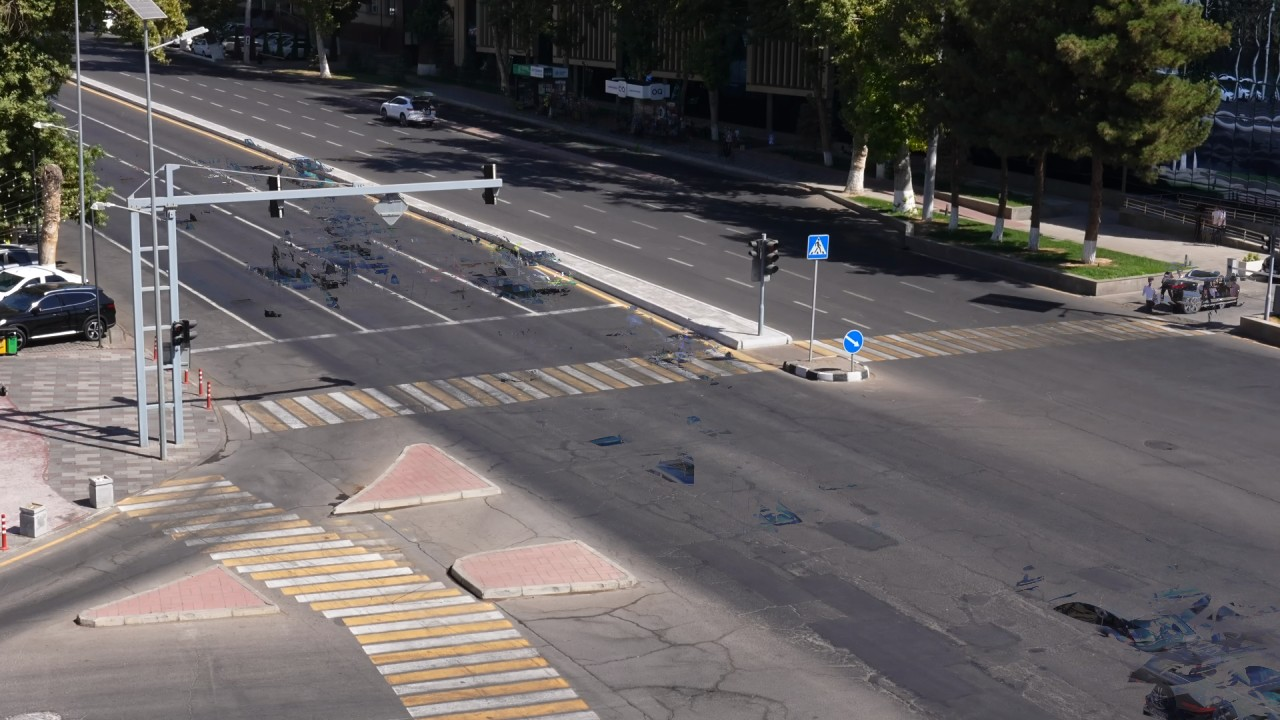
#> input picture src/trafficev/assets/ref_C3896.jpg, 1280 x 720 px
$ python -i view.py   (imports and definitions only)
#> lines starting #> are read from the running program, lines starting #| are printed output that depends on the picture
### src/trafficev/scene.py
"""Hand-measured layout of the fixed camera view (the rules' "camera.md").

The view is a T-junction seen from an elevated position looking north-west:
- west leg: a divided main road. The NEAR carriageway (below the median)
  carries inbound traffic towards the camera and ends at a stop line followed
  by the west zebra; the FAR carriageway (above the median) carries outbound
  traffic away from the camera and has a bus bay by the bus stop;
- east leg: the main road continues to the right edge, with the east zebra;
- south leg: a side road under the camera with three channelising islands
  and a long diagonal zebra.
Traffic keeps right. Polygons are measured on the C3896 4K frame (the base
view) in normalised coordinates and stored in a canonical 1920x1080 space
(see tracking.py). Recordings are framed slightly differently, so every video
is registered to the base view and ``set_view`` warps this layout into it
(see view.py). Vertices on the image border sit just outside it (-0.02 /
1.02) so a warp cannot pull a road edge into the picture.
"""
from __future__ import annotations

from dataclasses import dataclass

import numpy as np

CANON = np.array([1920.0, 1080.0])


def _poly(*pts: tuple[float, float]) -> np.ndarray:
    return np.asarray(pts, dtype=np.float64) * CANON


def _unit(dx: float, dy: float) -> np.ndarray:
    v = np.array([dx, dy]) * CANON
    return v / np.linalg.norm(v)


@dataclass(frozen=True)
class Zone:
    name: str
    poly: np.ndarray                     # (K, 2) canonical px
    direction: np.ndarray | None = None  # legal travel direction (unit), if one-way


# Drivable surface: outer boundary; holes (median, islands) are removed below.
ROAD_OUTER = _poly(
    (-0.020, 0.077), (0.0661, 0.0696), (0.3326, 0.1146), (0.4604, 0.1739), (0.6177, 0.2491), (0.6569, 0.2802),
    (0.6960, 0.3212), (0.7350, 0.3721), (0.7838, 0.4233), (0.8428, 0.4453), (0.9266, 0.4535), (0.9560, 0.4714),
    (1.020, 0.4806), (1.020, 1.020), (-0.020, 1.020),
    (-0.020, 0.7487), (0.1000, 0.6735), (0.1698, 0.6119), (0.1899, 0.5781), (0.1511, 0.4976), (0.1028, 0.3772),
    (0.0548, 0.2272), (0.0259, 0.1372), (-0.020, 0.1167),
)
MEDIAN = _poly((0.0560, 0.0909), (0.6207, 0.4585), (0.6204, 0.4910), (0.5908, 0.4899), (0.0558, 0.1166))
_SE_ISLAND_TIP = (0.4990, 0.8111)
ISLANDS = [
    MEDIAN,
    _poly((0.6154, 0.5007), (0.6844, 0.5033), (0.6842, 0.5329), (0.6151, 0.5303)),                    # keep-right sign
    _poly((0.0637, 0.8500), (0.1633, 0.7747), (0.2122, 0.8358), (0.1971, 0.8600)),                    # south-west
    _poly((0.2628, 0.7044), (0.3278, 0.6229), (0.3915, 0.6846), (0.3765, 0.6989)),                    # south, top
    _poly((0.3555, 0.7778), (0.4375, 0.7519), (0.4583, 0.7519), _SE_ISLAND_TIP, (0.4922, 0.8222),
          (0.3604, 0.8306)),                                                                          # south-east
]

# Zebras fitted to the stripe ends on a median background of C3896. The south
# zebra is fan-shaped (stripes lengthen towards the camera), hence its outline.
_CW_W_NEAR_R, _CW_W_NEAR_L = (0.6016, 0.5131), (0.1773, 0.6056)
_CW_E_NEAR_R = (0.9349, 0.4681)
CROSSWALKS = {
    "west": _poly((0.1749, 0.5611), (0.6000, 0.4811), _CW_W_NEAR_R, _CW_W_NEAR_L),
    "east": _poly((0.6198, 0.4731), (0.9323, 0.4454), _CW_E_NEAR_R, (0.6198, 0.4998)),
    "south": _poly(
        (0.0911, 0.7009), (0.1719, 0.6593), (0.2135, 0.6963), (0.2526, 0.7343), (0.3333, 0.8009),
        (0.3750, 0.8407), (0.4062, 0.8796), (0.4349, 0.9333), (0.4635, 0.9926), (0.4714, 1.0185),
        (0.3240, 1.0185), (0.3187, 0.9861), (0.3021, 0.9444), (0.2839, 0.9000), (0.2682, 0.8630),
        (0.2302, 0.8287), (0.1849, 0.7917), (0.1458, 0.7546), (0.1094, 0.7222)),
}

# Stop line of the inbound approach, fitted to the paint; vehicles cross it along INBOUND.direction.
_SL_L, _SL_R = (0.1484, 0.4862), (0.4833, 0.4237)
STOP_LINE = _poly(_SL_L, _SL_R)

# One-way carriageways of the divided west leg (wrong-way reference).
INBOUND = Zone("near_inbound", _poly(
    (-0.020, 0.1117), (0.0558, 0.1186), (0.4976, 0.4201), _SL_R, _SL_L, (0.1028, 0.3772),
    (0.0548, 0.2272), (0.0259, 0.1372)), _unit(0.0242, 0.0159))
OUTBOUND = Zone("far_outbound", _poly(
    (-0.020, 0.0772), (0.0661, 0.0696), (0.3326, 0.1146), (0.4604, 0.1739), (0.6177, 0.2491), (0.6569, 0.2802),
    (0.6962, 0.3015), (0.6207, 0.4585), (0.0560, 0.0909)), _unit(-0.0242, -0.0159))
#> further down, picture is the input picture: shape (720, 1280, 3); mean B, G, R 93.6, 93.5, 97.9
ONE_WAY = [INBOUND, OUTBOUND]

# Where inbound vehicles wait for the signal (a queue here is not "stopped_vehicle").
QUEUE_ZONE = _poly((0.0837, 0.3073), (0.3013, 0.2862), (0.4976, 0.4201), _SL_R, _SL_L)
# Between the stop line and the far edge of the west zebra: stopping here on red is "stop_line".
STOP_BOX = _poly(_SL_L, _SL_R, _CW_W_NEAR_R, _CW_W_NEAR_L)
# Junction box between the stop line / zebras.
JUNCTION = _poly(_SL_L, _SL_R, (0.6207, 0.4585), _CW_E_NEAR_R, (1.020, 0.5299),
                 (1.020, 0.7074), _SE_ISLAND_TIP, _CW_W_NEAR_L)
BUS_BAY = _poly((0.3031, 0.0986), (0.5000, 0.1606), (0.4994, 0.2248), (0.3025, 0.1598))
PARKING = _poly((-0.020, 0.2746), (0.1034, 0.3081), (0.1864, 0.4200), (0.1857, 0.4990), (-0.020, 0.5117))
# Solid markings: the yellow edge line along the median (crossing it = entering the median / oncoming side).
SOLID_LINES = [
    _poly((0.0558, 0.1206), (0.3013, 0.2862), (0.5859, 0.4828)),
]
# Signal heads visible from the camera (lamp ROI boxes x0 y0 x1 y1), used for phase estimation.
SIGNAL_HEADS = {
    "pole_west": _poly((0.1315, 0.4425), (0.1467, 0.4826)),
    "median_nose": _poly((0.5848, 0.3219), (0.6091, 0.3919)),
}

# Bump when any geometry above changes: it keys the perception cache.
LAYOUT_VERSION = "c3896-base-1"


# --------------------------------------------------------------------------- per-video view

def _warp(pts: np.ndarray, H: np.ndarray) -> np.ndarray:
    hom = np.hstack([pts, np.ones((len(pts), 1))]) @ H.T
    return hom[:, :2] / hom[:, 2:3]


# [10 lines left out: functions _warp_zone, _warp_box, not called in this run]


_BASE = dict(
    ROAD_OUTER=ROAD_OUTER, ISLANDS=ISLANDS, CROSSWALKS=CROSSWALKS, STOP_LINE=STOP_LINE, INBOUND=INBOUND,
    OUTBOUND=OUTBOUND, QUEUE_ZONE=QUEUE_ZONE, STOP_BOX=STOP_BOX, JUNCTION=JUNCTION, BUS_BAY=BUS_BAY,
    PARKING=PARKING, SOLID_LINES=SOLID_LINES, SIGNAL_HEADS=SIGNAL_HEADS,
)
VIEW_H = np.eye(3)   # base layout -> current video, canonical px


# [20 lines left out: function set_view, not called in this run]


def reset_view() -> None:
    set_view(None)


# [87 lines left out: functions points_in_poly, on_road, on_crosswalk, edge_distance, road_depth, crosswalk_of and 4 more, not called in this run]

### src/trafficev/view.py
"""Per-video camera view: register a frame to the reference views, warp the layout.

The organizers' recordings share the camera but not the exact framing (C3896
is zoomed and panned relative to C3905, which moves the stop line by ~25 px).
The layout in ``scene.py`` is measured once in the base view; every video is
registered to the closest reference image (SIFT on static structure, MAGSAC
homography) and the layout is warped into that video's pixels.

A frame that cannot be registered falls back to the base layout unchanged.
"""
from __future__ import annotations

from dataclasses import dataclass
from functools import lru_cache
from pathlib import Path

import cv2
import numpy as np

from . import scene
from .scene import CANON

ASSETS = Path(__file__).resolve().parent / "assets"
REG_W, REG_H = 1280, 720          # registration resolution
MIN_INLIERS = 60
# Reference images (median backgrounds) and the homography from the base
# (layout) view into each, in canonical 1920x1080 px. C3896 is the base view;
# C3905 (dusk, zoomed out) was registered to it with 172 inlier matches.
REFERENCES: dict[str, np.ndarray] = {
    "ref_C3896.jpg": np.eye(3),
    "ref_C3905.jpg": np.array([
        [1.01118332, 0.01699225, -14.4904878],
        [-0.02240763, 1.01249499, 23.92124681],
        [-0.00000086, 0.00000035, 1.0],
    ]),
}


@dataclass(frozen=True)
class ViewFit:
    H: np.ndarray        # base layout -> this video, canonical px
    reference: str
    inliers: int

    @property
    def registered(self) -> bool:
        return self.reference != ""


IDENTITY = ViewFit(np.eye(3), "", 0)

_S = np.diag([REG_W / CANON[0], REG_H / CANON[1], 1.0])    # canonical -> registration px


def _gray(frame: np.ndarray) -> np.ndarray:
    g = frame if frame.ndim == 2 else cv2.cvtColor(frame, cv2.COLOR_BGR2GRAY)
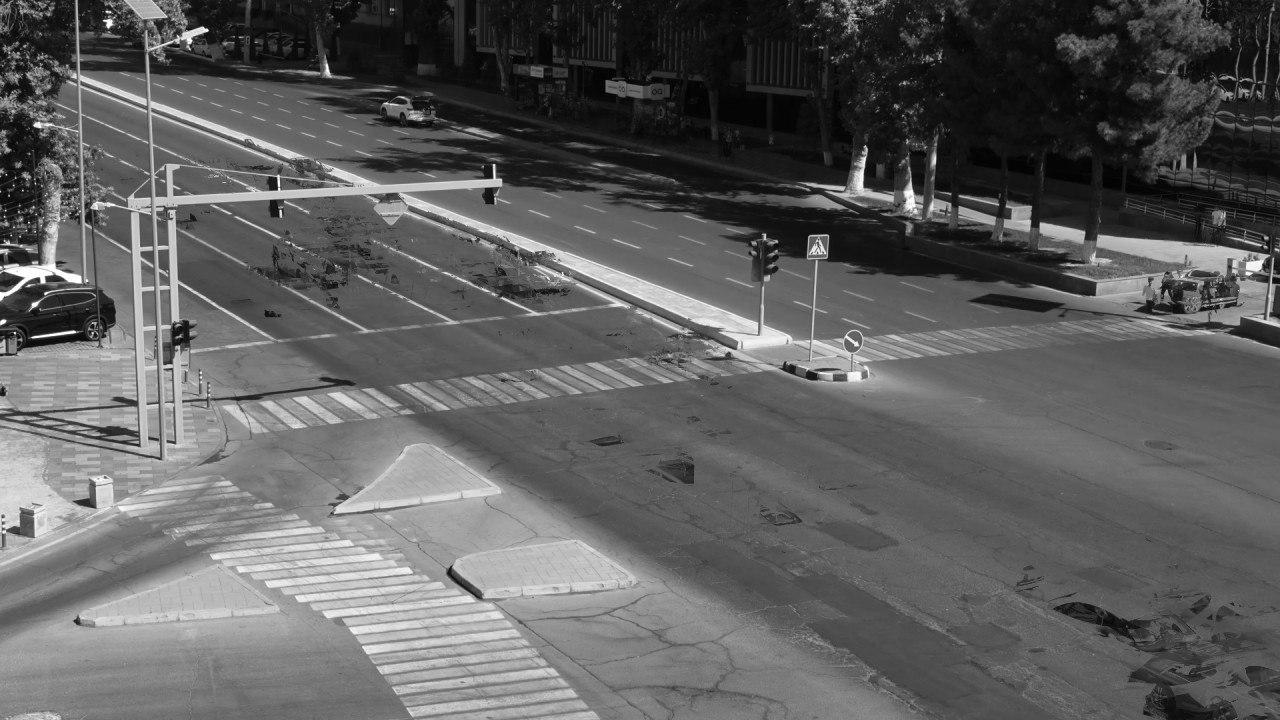
#> g: shape (720, 1280); min 0, max 255, mean 94.8
    if g.shape[:2] != (REG_H, REG_W):
        g = cv2.resize(g, (REG_W, REG_H), interpolation=cv2.INTER_AREA)
    # CLAHE evens out day / dusk contrast before matching
    return cv2.createCLAHE(3.0, (8, 8)).apply(g)
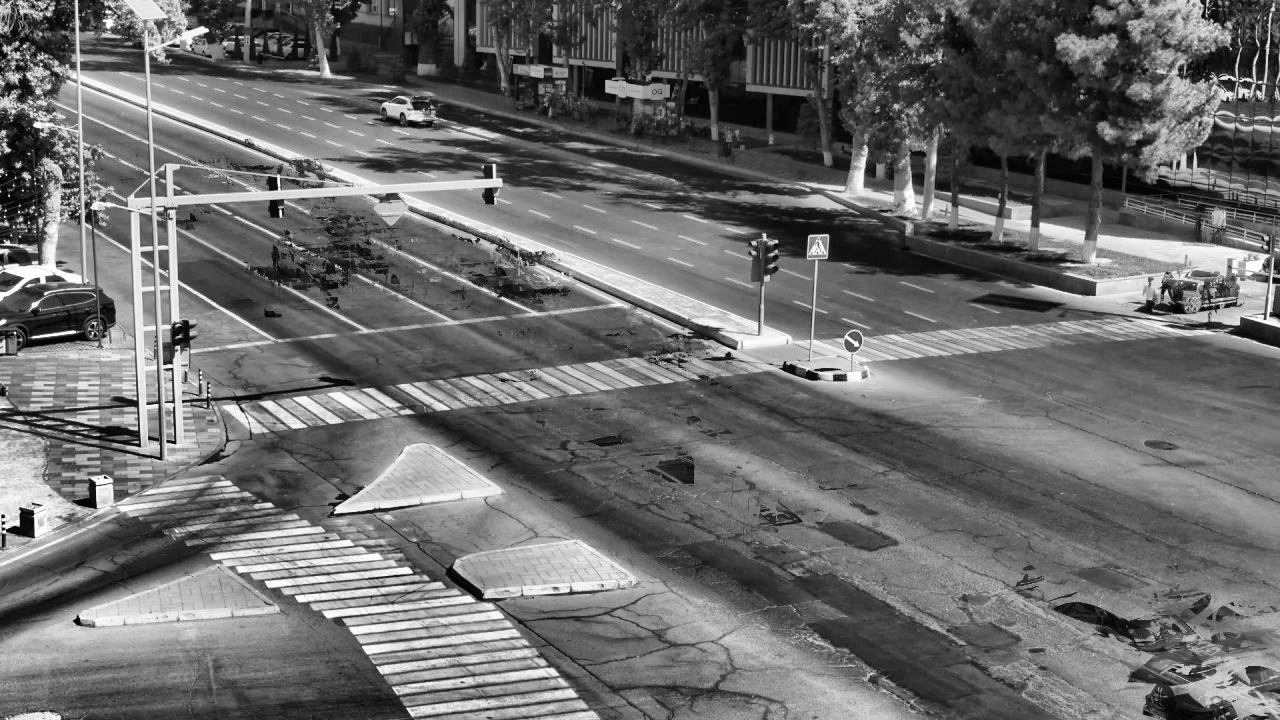
#> returned value: shape (720, 1280); min 0, max 255, mean 107.8


def _features(gray: np.ndarray):
    return cv2.SIFT_create(4000).detectAndCompute(gray, None)


@lru_cache(maxsize=None)
def _reference(name: str):
    img = cv2.imread(str(ASSETS / name), cv2.IMREAD_GRAYSCALE)
    if img is None:
        raise FileNotFoundError(ASSETS / name)
    return _features(_gray(img))


def _plausible(H: np.ndarray) -> bool:
    """Same camera, small zoom / pan: reject degenerate or wild fits."""
    if not np.all(np.isfinite(H)) or abs(H[2, 2]) < 1e-9:
        return False
    A = H[:2, :2] / H[2, 2]
    det = float(np.linalg.det(A))
    return 0.6 < det < 1.7 and np.abs(H[2, :2] / H[2, 2]).max() < 2e-3 * max(REG_W, REG_H) / CANON[0]


def register(frame: np.ndarray) -> ViewFit:
    """Fit the base layout onto one frame (BGR, any size). Deterministic."""
    cv2.setRNGSeed(0)
    kf, df = _features(_gray(frame))
#> kf = 4000 keypoints; strongest (x, y, size): (3, 516, 2.5), (3, 529, 2), (105, 477, 1.9), (280, 211, 2.1)
    if df is None or len(kf) < MIN_INLIERS:
        return IDENTITY
    best = IDENTITY
    matcher = cv2.BFMatcher(cv2.NORM_L2)
    for name, H_base_ref in REFERENCES.items():
        kr, dr = _reference(name)
#> kr has the same summary as kf
        pairs = matcher.knnMatch(dr, df, k=2)
#> pairs = 4000 matches
        good = [m for m, *rest in pairs if rest and m.distance < 0.75 * rest[0].distance]
#> good = 3968 matches
        if len(good) < MIN_INLIERS:
            continue
        src = np.float32([kr[m.queryIdx].pt for m in good])
#> src = 3968 pairs, first value 2.49 to 1277.1, second value 2.38 to 717.2
        dst = np.float32([kf[m.trainIdx].pt for m in good])
#> dst has the same summary as src
        H_ref_frame, mask = cv2.findHomography(src, dst, cv2.USAC_MAGSAC, 2.0, maxIters=5000, confidence=0.999)
#> H_ref_frame = [[1, 1.57e-06, -0.000563], [-1.49e-07, 1, -0.000127], [-9.92e-11, 1.98e-09, 1]]; mask = 3968 values, max 1 at index 0, min 0 at index 938, mean 1
        if H_ref_frame is None:
            continue
        inliers = int(mask.sum())
#> inliers = 3967
        if inliers < MIN_INLIERS or inliers <= best.inliers or not _plausible(H_ref_frame):
#> in _plausible, `A = H[:2, :2] / H[2, 2]`: A = [[1, 1.57e-06], [-1.49e-07, 1]]
#> in _plausible, `det = float(np.linalg.det(A))`: det = 1
            continue
        H = np.linalg.inv(_S) @ H_ref_frame @ _S @ H_base_ref
#> H = [[1, 1.57e-06, -0.000845], [-1.49e-07, 1, -0.000191], [-6.61e-11, 1.32e-09, 1]]
        best = ViewFit(H / H[2, 2], name, inliers)
#> pass 2 of the loop in register, `for name, H_base_ref in REFERENCES.items():`:
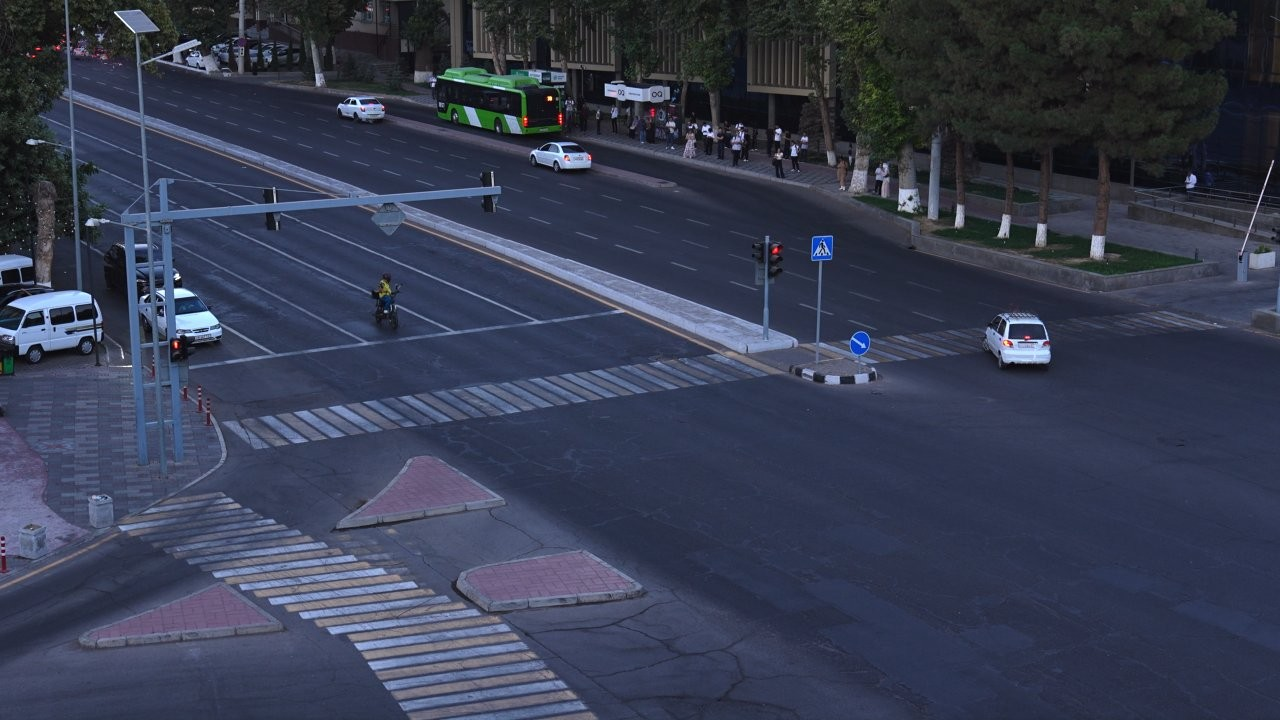
#> input picture src/trafficev/assets/ref_C3905.jpg, 1280 x 720 px
#> in _reference (call 2), `img = cv2.imread(str(ASSETS / name), cv2.IMREAD_GRAYSCALE)`:
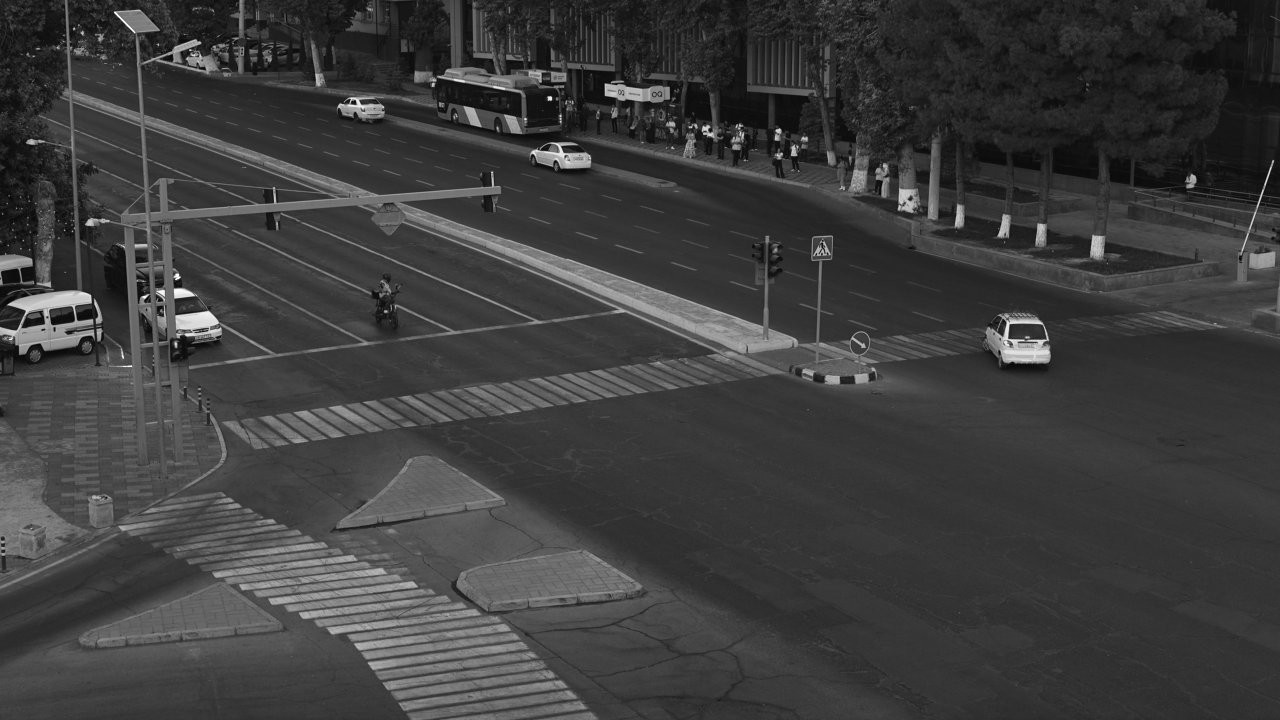
#> img: shape (720, 1280); min 0, max 255, mean 61.5
#> in _gray (call 3), `return cv2.createCLAHE(3.0, (8, 8)).apply(g)`:
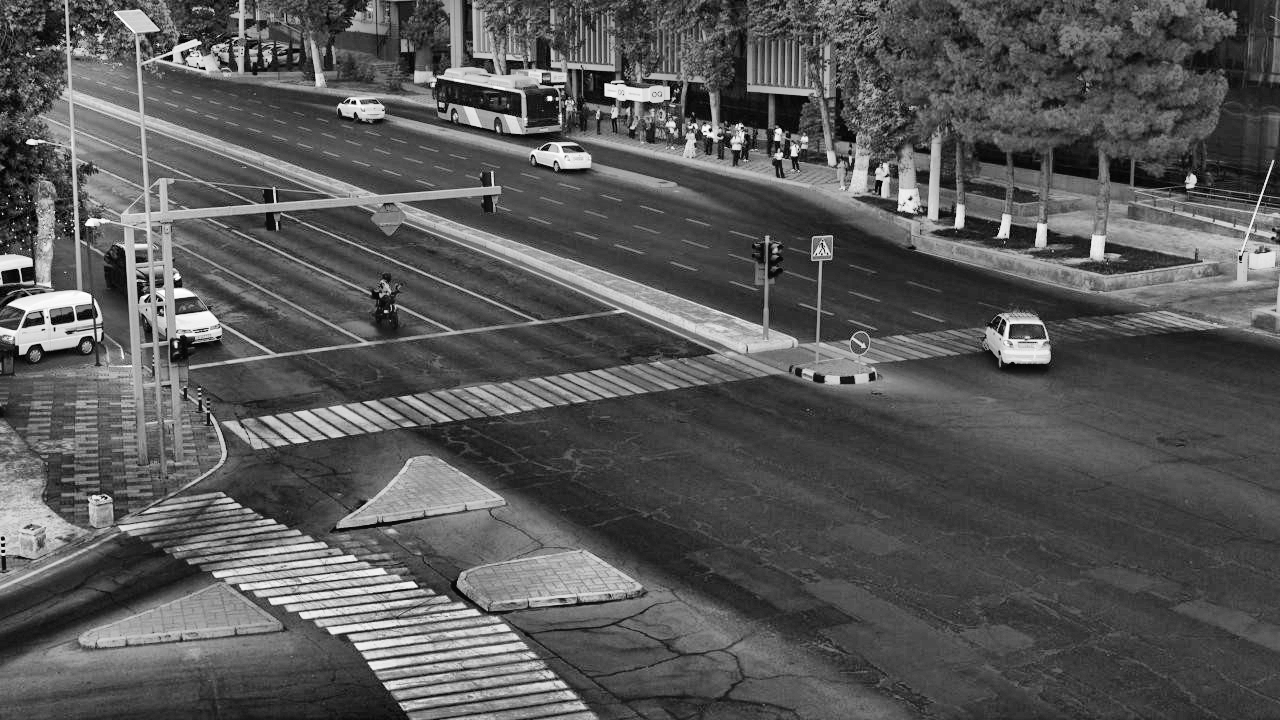
#> returned value: shape (720, 1280); min 0, max 255, mean 88
#> kr = 4000 keypoints; strongest (x, y, size): (3, 551, 2.3), (710, 130, 2.4), (3, 545, 2.5), (3, 538, 2.5)
#> good = 270 matches
#> src = 270 pairs, first value 2.56 to 1234.2, second value 7.91 to 703.4
#> dst = 270 pairs, first value 2.89 to 1263.7, second value 19.65 to 714.5
#> H_ref_frame = [[0.988, -0.0167, 9.86], [0.0219, 0.987, -15.52], [1.27e-06, -8.54e-07, 1]]; mask = 270 values, max 1 at index 1, min 0 at index 0, mean 0.637
#> inliers = 172
    return best


class ViewLock:
    """Registers the view on a video's first frames and applies it to ``scene``.

    Retries once a second for a few seconds if a frame cannot be matched (a bus
    covering the junction, a dark first frame). Uses only frames already seen,
    so Part B stays causal.
    """
    RETRIES, EVERY_S = 5, 1.0

    def __init__(self) -> None:
        self.fit: ViewFit | None = None
        self.tries, self.next_t = 0, 0.0

    def update(self, t: float, frame: np.ndarray) -> None:
        if (self.fit is not None and self.fit.registered) or self.tries >= self.RETRIES or t < self.next_t:
            return
        self.tries += 1
        self.next_t = t + self.EVERY_S
        fit = register(frame)
        if self.fit is None or fit.registered:
            self.fit = fit
            scene.set_view(fit.H)

    @property
    def H(self) -> np.ndarray:
        return self.fit.H if self.fit is not None else np.eye(3)


def warp_points(pts: np.ndarray, H: np.ndarray) -> np.ndarray:
    pts = np.asarray(pts, dtype=np.float64)
    flat = pts.reshape(-1, 2)
    hom = np.hstack([flat, np.ones((len(flat), 1))]) @ H.T
    return (hom[:, :2] / hom[:, 2:3]).reshape(pts.shape)

>>> import cv2
>>> picture = cv2.imread('assets/ref_C3896.jpg')
>>> result = register(picture)
